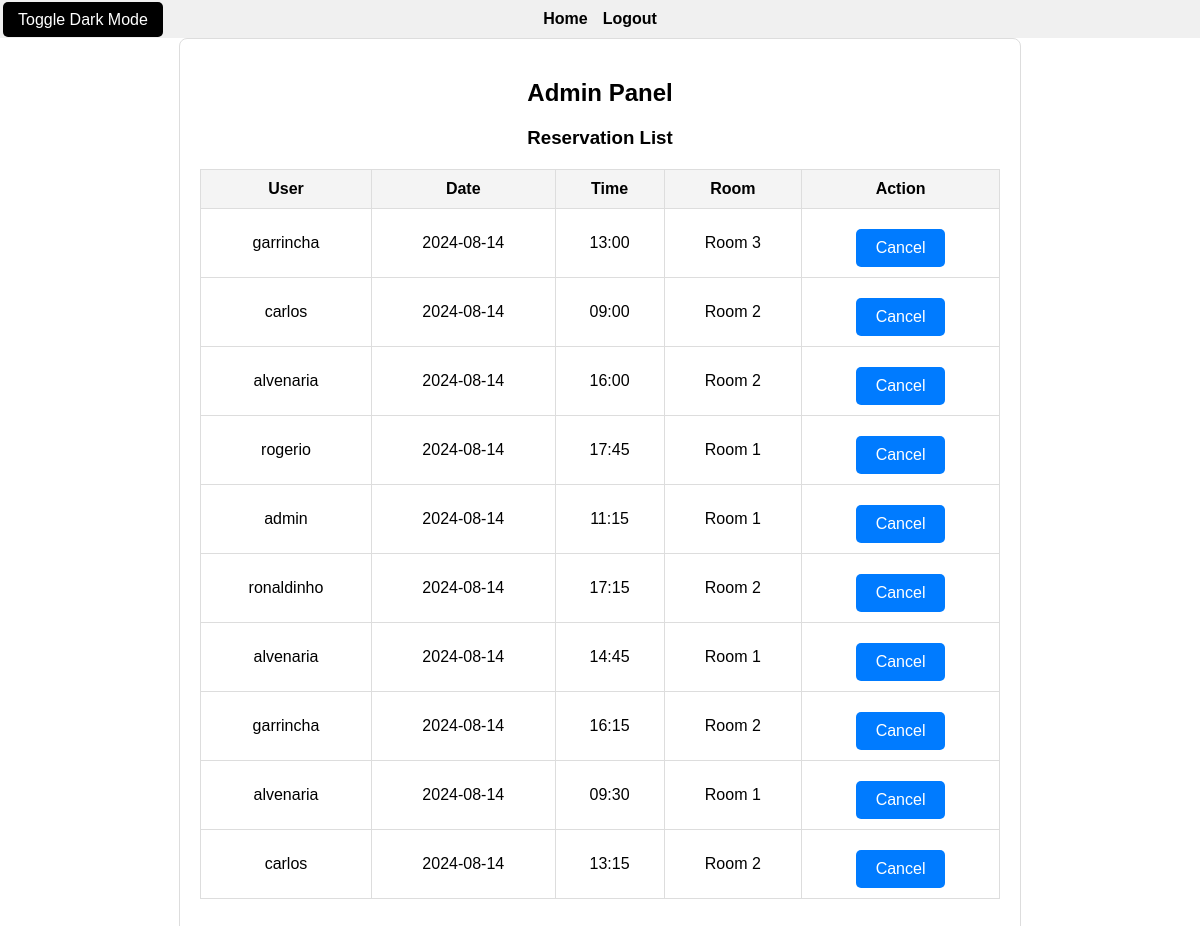
The app's page /admin_panel (signed in) with its own data.
### app/models.py (models this page shows, shortened)
class Reservation(db.Model):
    id = db.Column(db.Integer, primary_key=True)
    date = db.Column(db.Date, nullable=False)
    time = db.Column(db.Time, nullable=False)
    canceled = db.Column(db.Boolean, default=False)
    user_id = db.Column(db.Integer, db.ForeignKey('user.id'), nullable=False)
    room_id = db.Column(db.Integer, db.ForeignKey('room.id'), nullable=False)
    user = db.relationship('User', back_populates='reservations')
    room = db.relationship('Room', back_populates='reservations')

class User(db.Model, UserMixin):
    id = db.Column(db.Integer, primary_key=True)
    username = db.Column(db.String(64), index=True, unique=True)
    email = db.Column(db.String(120), index=True, unique=True)
    contact_phone = db.Column(db.String(20))
    password_hash = db.Column(db.String(128))
    is_admin = db.Column(db.Boolean, default=False)
    reservations = db.relationship('Reservation', back_populates='user')

class Room(db.Model):
    id = db.Column(db.Integer, primary_key=True)
    name = db.Column(db.String(64), index=True, unique=True)
    reservations = db.relationship('Reservation', back_populates='room')

### app/routes.py (the view)
@bp.route('/admin_panel')
@login_required
def admin_panel():
    if not current_user.is_admin:
        return redirect(url_for('main.index'))
    reservations = db.session.query(Reservation, User, Room).join(User).join(Room).filter(Reservation.canceled == False).all()
    return render_template('admin.html', reservations=reservations)

### app/models.py (called while the page is built)
@login_manager.user_loader
def load_user(user_id):
    return User.query.get(int(user_id))

### app/templates/admin.html (shortened to what this page needs)
<!DOCTYPE html>
<html lang="en">
<head>
    <link rel="stylesheet" href="{{ url_for('static', filename='css/styles.css') }}">
</head>
<body>
    <header>
        <nav>
            <a href="{{ url_for('main.index') }}">Home</a>
            <a href="{{ url_for('main.logout') }}">Logout</a>
            <button class="dark-mode-toggle" onclick="toggleDarkMode()">Toggle Dark Mode</button>
        </nav>
    </header>
    <div class="container">
        <h2>Admin Panel</h2>
        <h3>Reservation List</h3>
        <table>
            <thead>
                <tr>
                    <th>User</th>
                    <th>Date</th>
                    <th>Time</th>
                    <th>Room</th>
                    <th>Action</th>
                </tr>
            </thead>
            <tbody>
                {% for reservation, user, room in reservations %}
                <tr>
                    <td>{{ user.username }}</td>
                    <td>{{ reservation.date.strftime('%Y-%m-%d') }}</td>
                    <td>{{ reservation.time.strftime('%H:%M') }}</td>
                    <td>{{ room.name }}</td>
                    <td>
                        <form method="POST" action="{{ url_for('main.cancel_reservation') }}">
                            <button type="submit" class="btn btn-danger">Cancel</button>
                        </form>
                    </td>
                </tr>
                {% else %}
                <tr>
                    <td colspan="5">No reservations found</td>
                </tr>
                {% endfor %}
            </tbody>
        </table>
    </div>
</body>
</html>

### app/static/css/styles.css (style rules this page uses)
body { font-family: Arial, sans-serif; margin: 0; padding: 0; box-sizing: border-box; background-color: #fff; color: #000; }
header { background-color: #f0f0f0; padding: 10px; text-align: center; position: relative; }
header nav { display: flex; justify-content: center; align-items: center; gap: 15px; }
header a { color: #000; text-decoration: none; font-weight: bold; font-size: 16px; transition: color 0.3s ease; }
.dark-mode-toggle { background-color: #000000; color: #fff; border: none; padding: 5px 15px; border-radius: 5px; cursor: pointer; font-size: 16px; transition: background-color 0.3s ease; position: absolute; top: -8px; left: 3px; z-index: 10; height: 35px; line-height: 25px; }
.container, .explore-container { width: 90%; max-width: 800px; margin: 0 auto; padding: 20px; border-radius: 8px; text-align: center; border: 1px solid #ddd; }
.container { background-color: #ffffff; }
button, .btn { background-color: #007bff; color: white; border: none; padding: 10px 20px; border-radius: 5px; cursor: pointer; font-size: 16px; transition: background-color 0.3s ease; display: inline-block; margin-top: 10px; }
a { color: #007bff; text-decoration: none; font-size: 16px; transition: color 0.3s ease; }
form { display: flex; flex-direction: column; align-items: center; }
table { width: 100%; border-collapse: collapse; margin: 20px 0; text-align: center; }
table th, table td { border: 1px solid #ddd; padding: 10px; }
table th { background-color: #f4f4f4; font-weight: bold; }

### records on screen
Reservation: username "garrincha", date "2024-08-14", time "13:00", name "Room 3"
Reservation: username "carlos", date "2024-08-14", time "09:00", name "Room 2"
Reservation: username "alvenaria", date "2024-08-14", time "16:00", name "Room 2"
Reservation: username "rogerio", date "2024-08-14", time "17:45", name "Room 1"
Reservation: username "admin", date "2024-08-14", time "11:15", name "Room 1"
Reservation: username "ronaldinho", date "2024-08-14", time "17:15", name "Room 2"
Reservation: username "alvenaria", date "2024-08-14", time "14:45", name "Room 1"
Reservation: username "garrincha", date "2024-08-14", time "16:15", name "Room 2"
Reservation: username "alvenaria", date "2024-08-14", time "09:30", name "Room 1"
Reservation: username "carlos", date "2024-08-14", time "13:15", name "Room 2"
